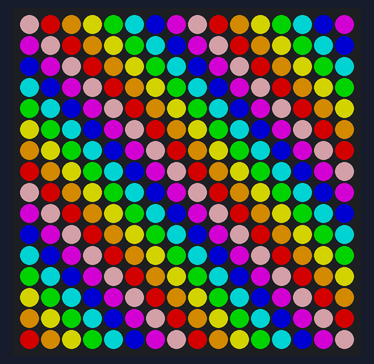
A program run on a simulated Raspberry Pi (BCM pin numbers) with a Unicorn HAT HD. On the bench: 16×16 RGB LED matrix. Dim RGB values are drawn brighter than linear; what the program prints to the terminal is not drawn. At 0.1 s the program stops and its outputs stay as they are.

Above: at 0.1 s.

The program:

Expert1.py
```python
import unicornhathd as uch

uch.brightness(0.5)

red=(255,0,0)
orange=(255,165,0)
yellow=(255,255,0)
green=(0,255,0)
aqua=(0,255,255)
blue = (0,0,255)
purple=(255,0,255)
light_red=(255,192,203)
black=(0,0,0)

(width,height) = uch.get_shape()

a=["roygabplroygabpl",
   "oygabplroygabplr",
   "ygabplroygabplro",
   "gabplroygabplroy",
   "abplroygabplroyg",
   "bplroygabplroyga",
   "plroygabplroygab",
   "lroygabplroygabp",
   "roygabplroygabpl",
   "oygabplroygabplr",
   "ygabplroygabplro",
   "gabplroygabplroy",
   "abplroygabplroyg",
   "bplroygabplroyga",
   "plroygabplroygab",
   "lroygabplroygabp"]

for y,row in enumerate(a):
    for x,col in enumerate(row):
        colour = black
        if col == "r":
            colour = red
        if col == "o":
            colour = orange
        if col == "y":
            colour = yellow
        if col == "g":
            colour = green
        if col == "a":
            colour = aqua
        if col == "b":
            colour = blue
        if col == "p":
            colour = purple
        if col == "l":
            colour = light_red


        print(f"{x} {y} {col} {colour}")
        uch.set_pixel(x, y, *colour)
uch.show()
```
